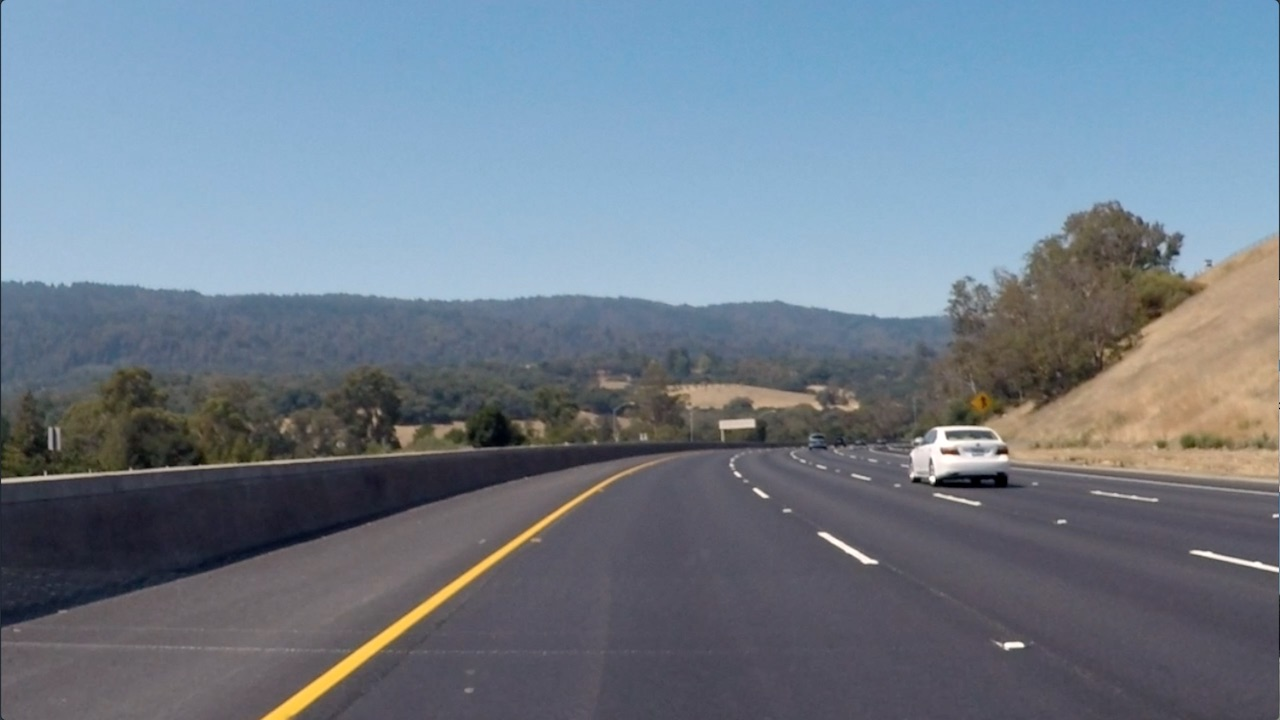
#> input picture Convolutional Filters and Edge Detection/images/curved_lane.jpg, 1280 x 720 px
$ jupyter execute 'Finding Edges and Custom Kernels.ipynb'   (shell and % lines are left out)
#> lines starting #> are read from the running program, lines starting #| are printed output that depends on the picture
# Creating a Filter - Edge Detection

[cell 1]
import matplotlib.pyplot as plt
import matplotlib.image as mpimg

import cv2
import numpy as np

[cell 2]
# Read in the image
image = mpimg.imread('images/curved_lane.jpg')
#> image is the input picture: shape (720, 1280, 3); mean R, G, B 112.1, 125, 138.7

plt.imshow(image);

[cell 3]
# Convert the image to grayscale
gray = cv2.cvtColor(image, cv2.COLOR_RGB2GRAY)
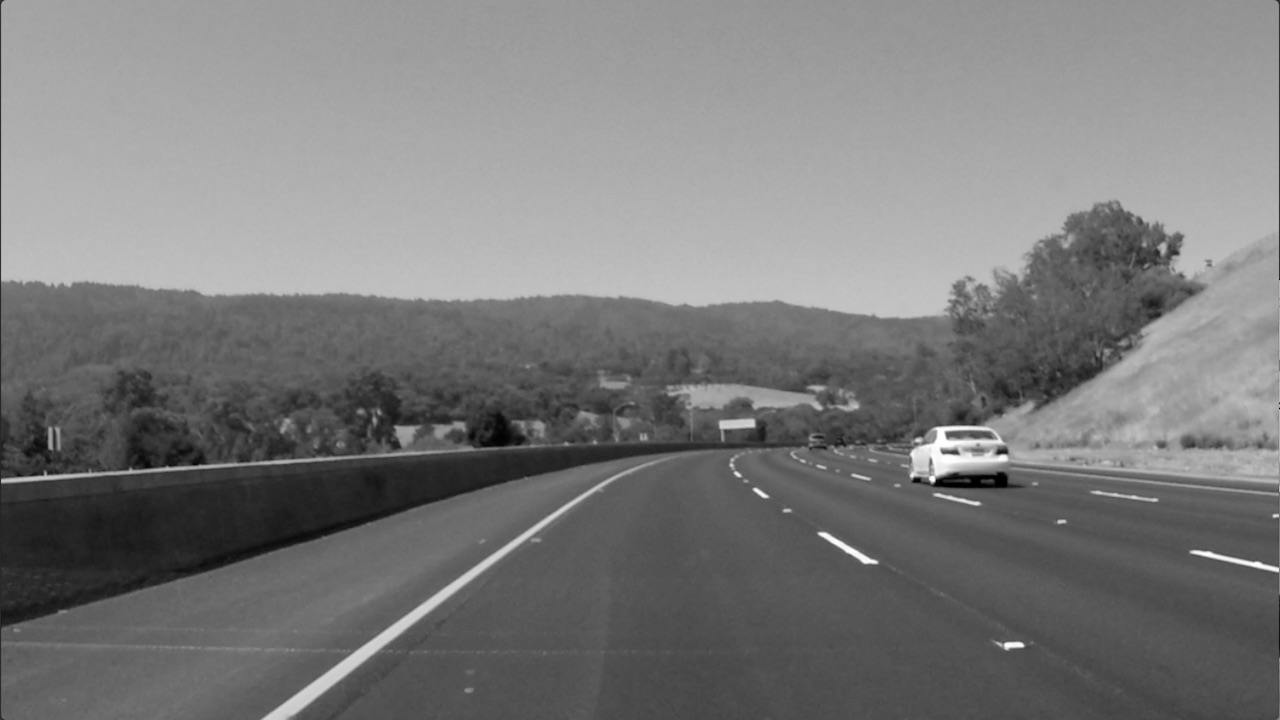
#> gray: shape (720, 1280); min 0, max 255, mean 122.7

plt.imshow(gray, cmap = 'gray');

### Create a Custom Kernel

[cell 4]
#  3 x 3 array for edge detection
sobel_y = np.array([[-1, -2, -1],
                    [0, 0, 0],
                    [1, 2, 1]])

sobel_x = np.array([[-1, 0, 1],
                    [-2, 0, 2],
                    [-1, 0, 1]])

# Filter the image using filter2D, which has inputs: (grayscale image, bit-depth, kernel)
filtered_image = cv2.filter2D(gray, -1, sobel_y)
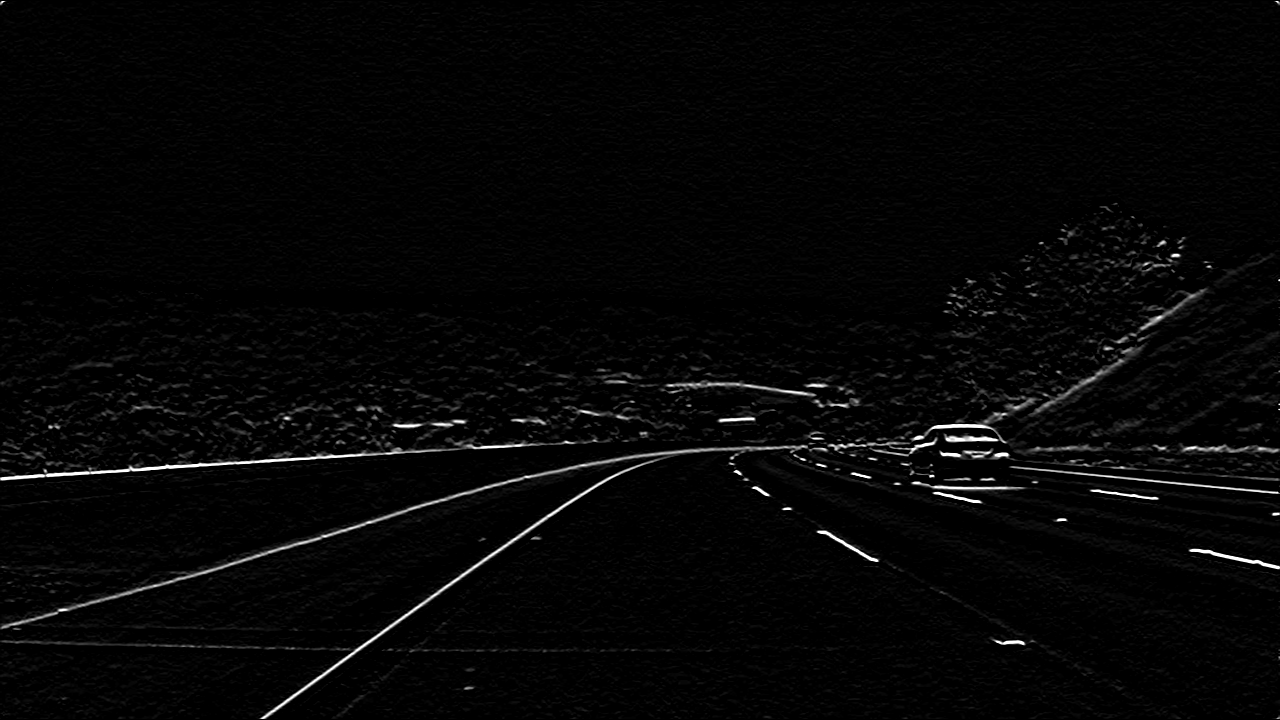
#> filtered_image: shape (720, 1280); min 0, max 255, mean 5.9
filtered_image2 = cv2.filter2D(filtered_image, -1, sobel_x)
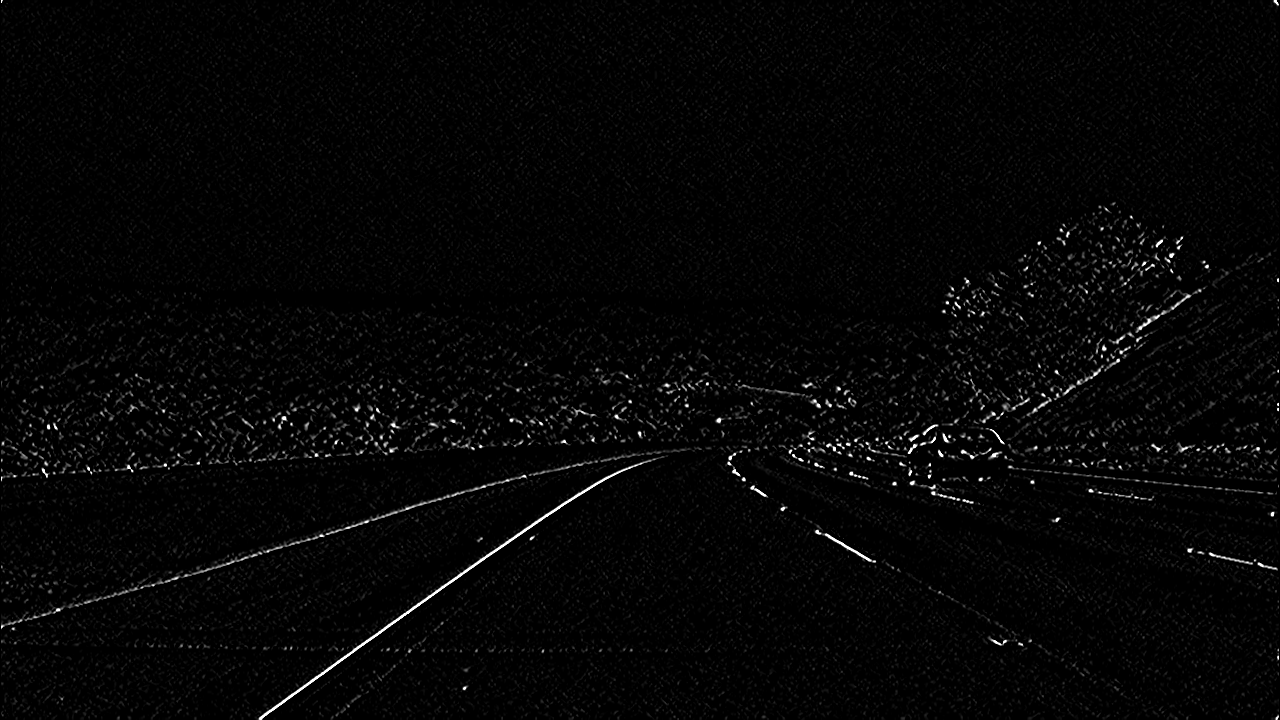
#> filtered_image2: shape (720, 1280); min 0, max 255, mean 5.5

plt.imshow(filtered_image2, cmap = 'gray')

$ run again, with Convolutional Filters and Edge Detection/images/birds.jpg copied over Convolutional Filters and Edge Detection/images/curved_lane.jpg
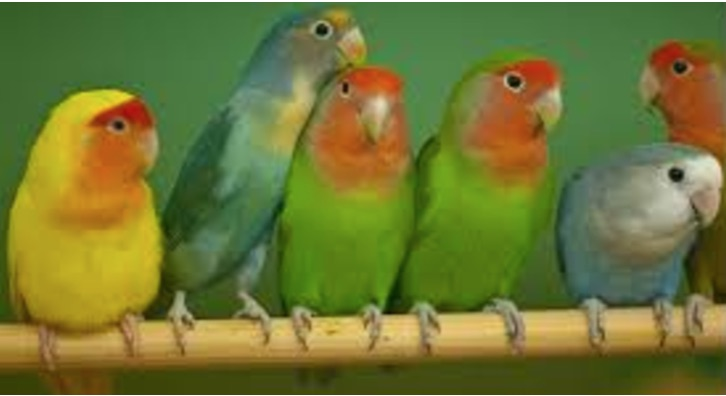
#> input picture Convolutional Filters and Edge Detection/images/birds.jpg, 726 x 396 px
#> image is the input picture: shape (396, 726, 3); mean R, G, B 111.1, 118.2, 52.2
#> `gray = cv2.cvtColor(image, cv2.COLOR_RGB2GRAY)`:
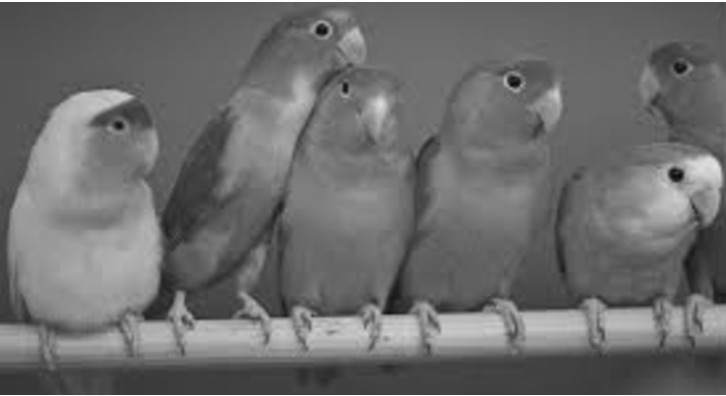
#> gray: shape (396, 726); min 8, max 255, mean 108.6
#> `filtered_image2 = cv2.filter2D(filtered_image, -1, sobel_x)`:
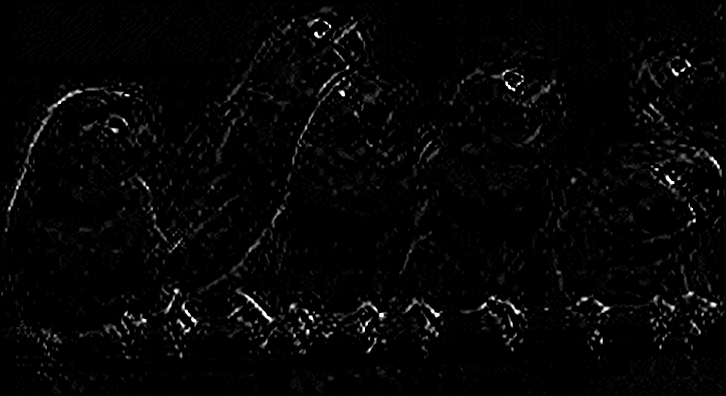
#> filtered_image2: shape (396, 726); min 0, max 255, mean 5.1

$ run again, with Convolutional Filters and Edge Detection/images/bridge_trees_example.jpg copied over Convolutional Filters and Edge Detection/images/curved_lane.jpg
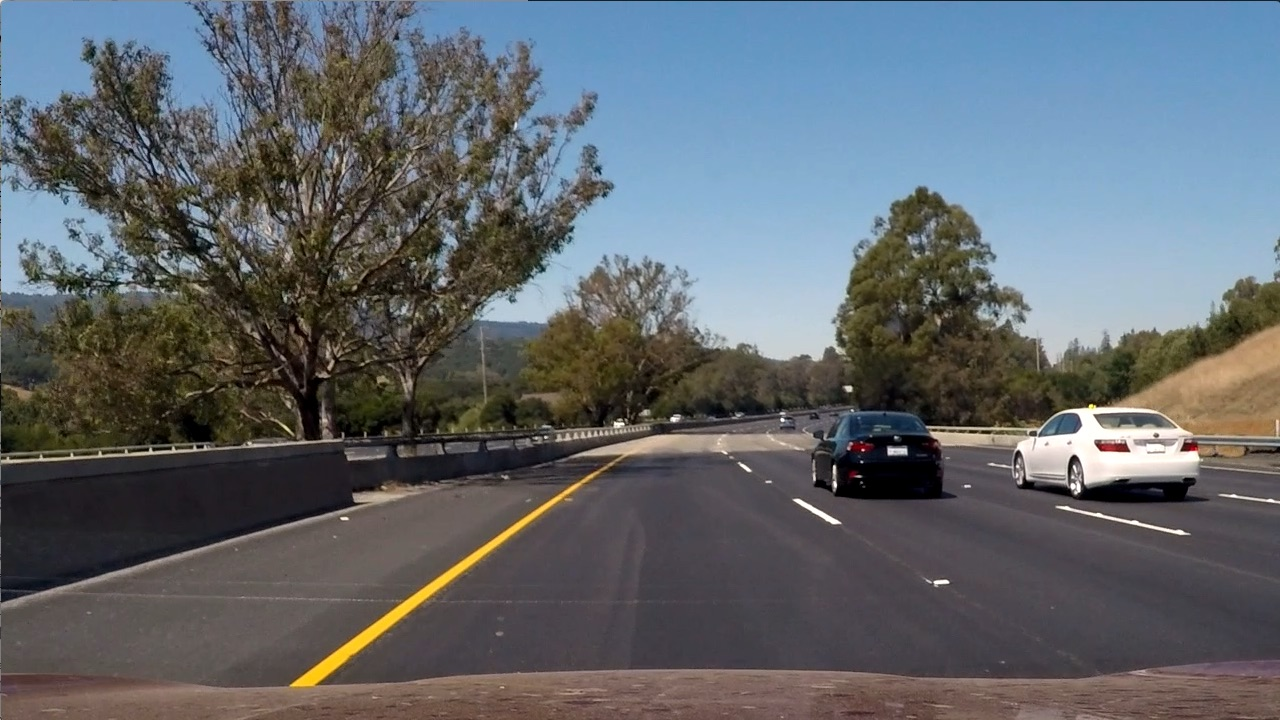
#> input picture Convolutional Filters and Edge Detection/images/bridge_trees_example.jpg, 1280 x 720 px
#> image is the input picture: shape (720, 1280, 3); mean R, G, B 97, 102.6, 107.9
#> `gray = cv2.cvtColor(image, cv2.COLOR_RGB2GRAY)`:
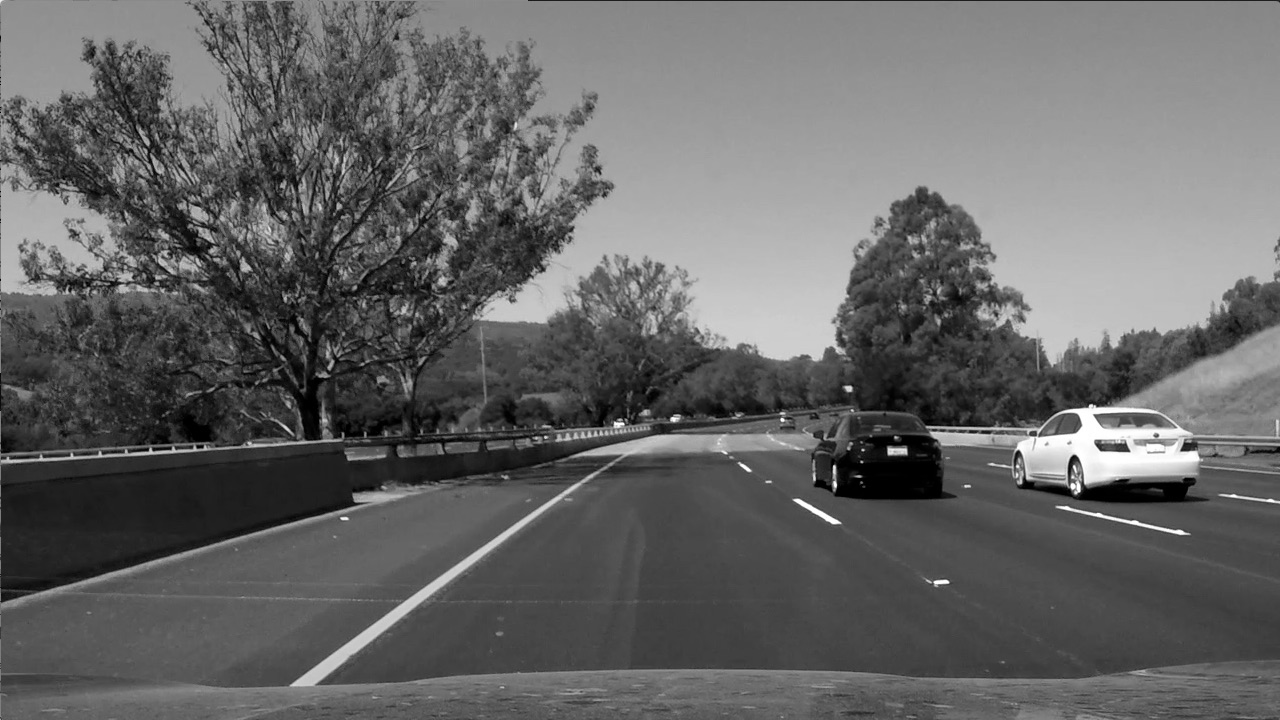
#> gray: shape (720, 1280); min 0, max 255, mean 101.5
#> `filtered_image2 = cv2.filter2D(filtered_image, -1, sobel_x)`:
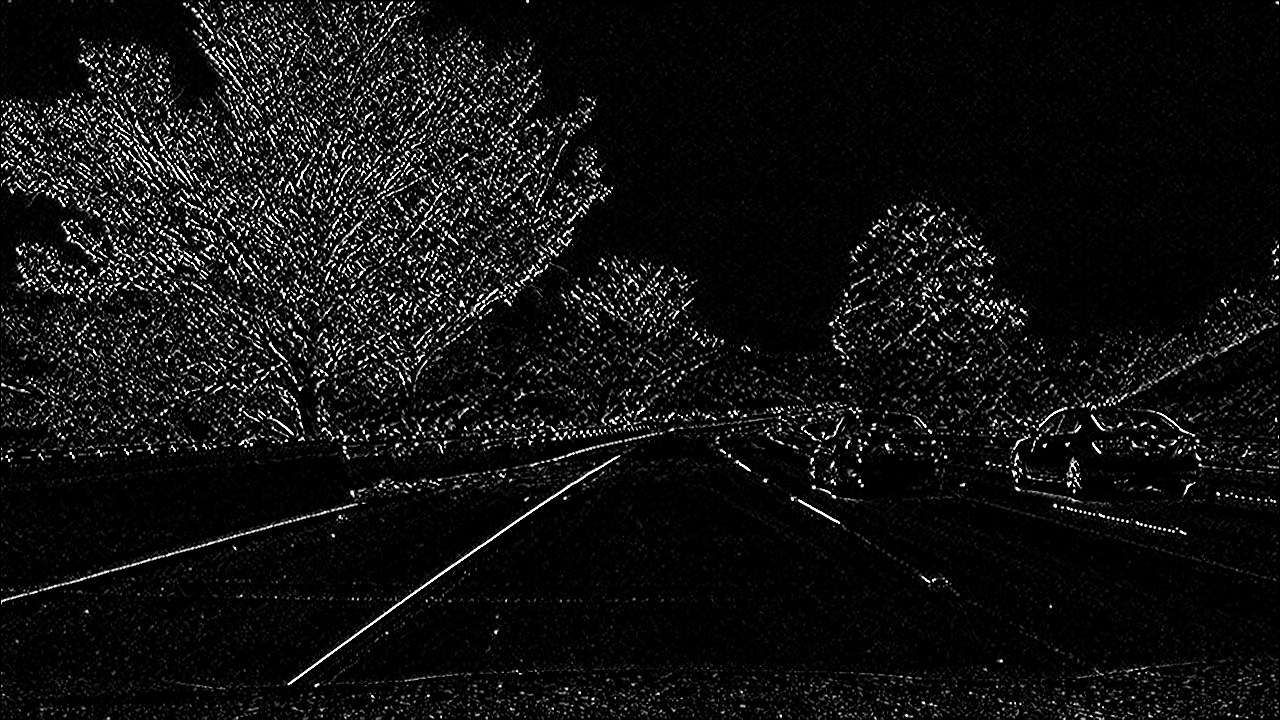
#> filtered_image2: shape (720, 1280); min 0, max 255, mean 16.8
